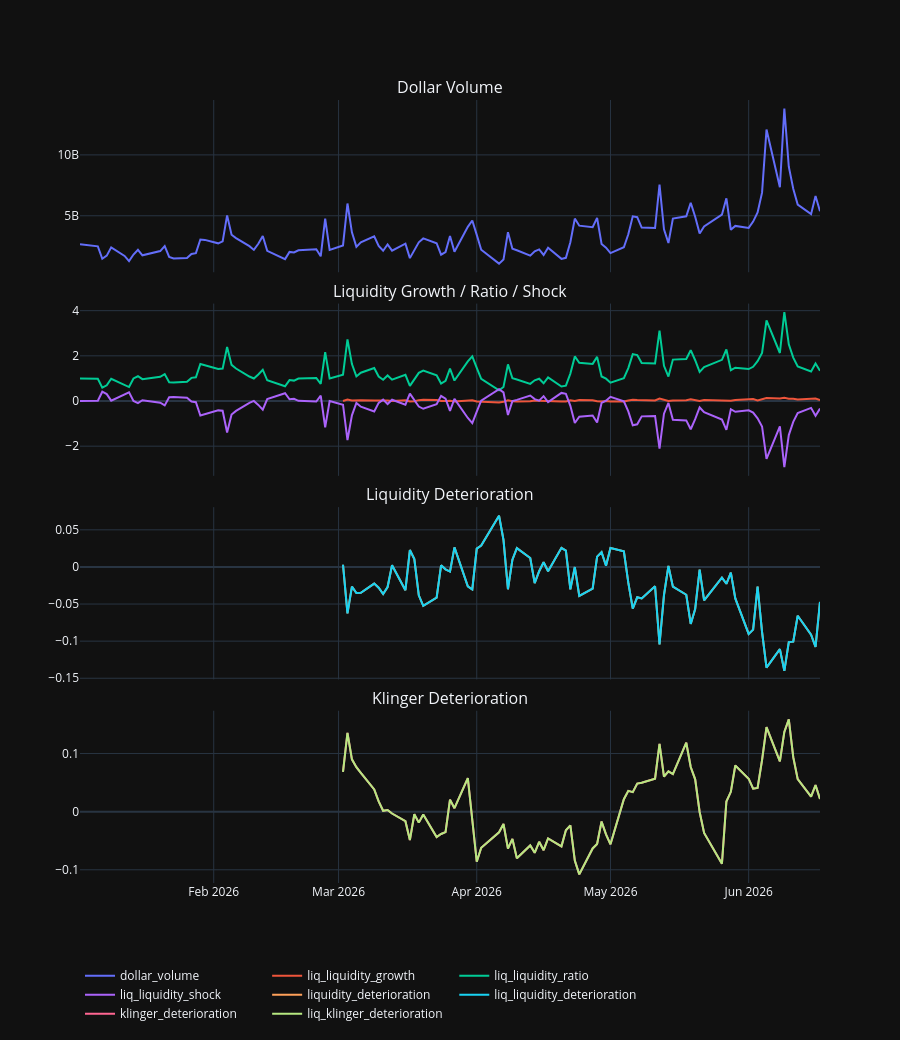

Source (notebook cell):
### Markdown cell above
## Liquidity Terminal

### Code cell
LIQUIDITY_GROUPS = [
    ("Dollar Volume", ["dollar_volume"]),
    ("Liquidity Growth / Ratio / Shock", ["liq_liquidity_growth", "liq_liquidity_ratio", "liq_liquidity_shock"]),
    ("Liquidity Deterioration", ["liquidity_deterioration", "liq_liquidity_deterioration"]),
    ("Klinger Deterioration", ["klinger_deterioration", "liq_klinger_deterioration"]),
]
plot_grouped_terminal(features_pd, DEFAULT_TICKER, LIQUIDITY_GROUPS).show()
